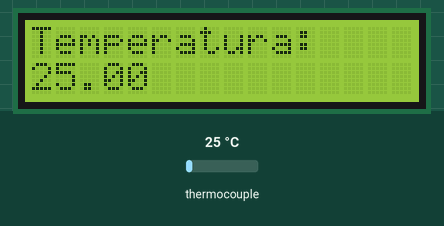
Recording of a program running on a simulated ESP8266 (NodeMCU). On the bench: 16×2 character LCD. The inputs (shaded band) are chosen by the test bench; at power-on: thermocouple 25 °C. What the program prints to the serial monitor is not drawn.

Above: at 1.7 s.
1.8 s: thermocouple set to 6 °C
At 3.2 s:
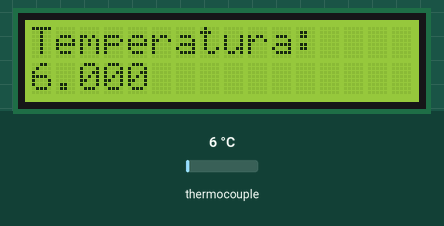
3.6 s: thermocouple set to 75 °C
At 4.0 s:
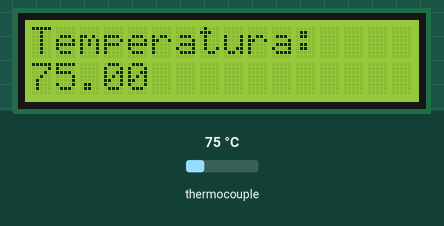
5.1 s: thermocouple set to 150 °C
At 6.1 s:
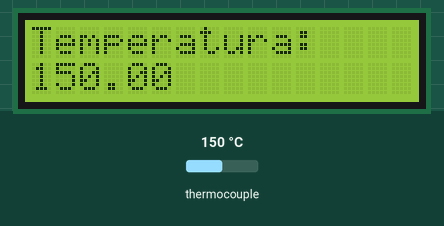
Timing chart, 0 to 8.1 s (numbered marks = the images above; inputs shaded):
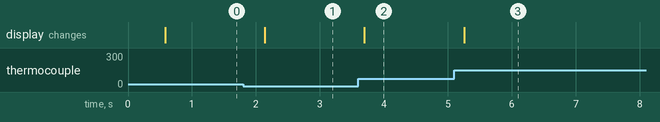

The program:

main.cpp
```cpp
// this example is public domain. enjoy!
// https://learn.adafruit.com/thermocouple/
#include "Arduino.h"

#include <LiquidCrystal_I2C.h>
#include <SPI.h>
#include "max6675.h"

int lcdColumns = 16;
int lcdRows = 2;

LiquidCrystal_I2C lcd(0x27, lcdColumns, lcdRows);

int ktcSO = 12;
int ktcCS = 13;
int ktcCLK = 14;

MAX6675 termocupla(ktcCLK, ktcCS, ktcSO);

void setup() {

  Serial.begin(9600);
  Serial.println("MAX6675 test");
  lcd.init();
  lcd.backlight();
  delay(500);
}

void loop() {
    // Test git
   //lcd.clear();
   lcd.setCursor(0, 0);
   lcd.print("Temperatura: ");
   lcd.setCursor(0,1);
   lcd.print(termocupla.readCelsius());
   Serial.println(termocupla.readCelsius());
   // 250ms entre lecturas!
   delay(500);

   /**
    * @brief test de loop
    * Test merge
    */
}
```

Measured:
- after the input at 1.8 s, the display: changes after 0.34 s (image 1)
- after the input at 3.6 s, the display: changes after 0.10 s (image 2)
- after the input at 5.1 s, the display: changes after 0.15 s (image 3)
